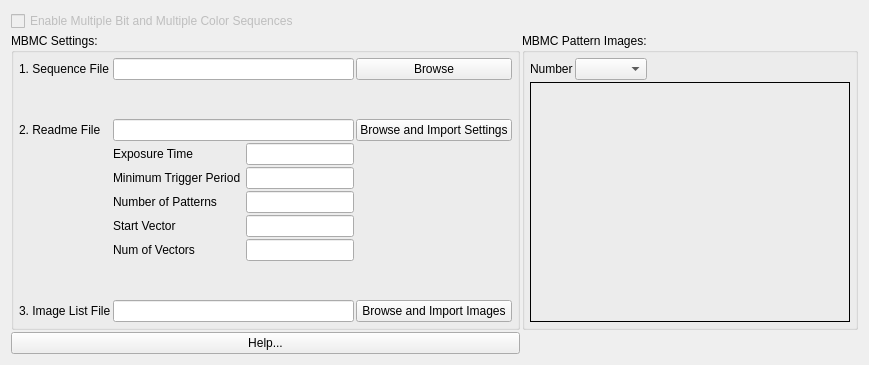
            <widget class="QWidget" name="tab_2">
             <attribute name="title">
              <string>Multiple Bit and Multiple Color Sequence Settings</string>
             </attribute>
             <layout class="QGridLayout" name="gridLayout_29">
              <item row="0" column="1">
               <spacer name="horizontalSpacer_5">
                <property name="orientation">
                 <enum>Qt::Horizontal</enum>
                </property>
                <property name="sizeType">
                 <enum>QSizePolicy::MinimumExpanding</enum>
                </property>
                <property name="sizeHint" stdset="0">
                 <size>
                  <width>0</width>
                  <height>20</height>
                 </size>
                </property>
               </spacer>
              </item>
              <item row="0" column="0" rowspan="2">
               <layout class="QGridLayout" name="gridLayout_7">
                <property name="spacing">
                 <number>2</number>
                </property>
                <item row="3" column="0">
                 <widget class="QPushButton" name="getMBMCSeqHelp">
                  <property name="text">
                   <string>Help...</string>
                  </property>
                 </widget>
                </item>
                <item row="1" column="0">
                 <widget class="QGroupBox" name="groupBox_MBMCSettings">
                  <property name="sizePolicy">
                   <sizepolicy hsizetype="Preferred" vsizetype="MinimumExpanding">
                    <horstretch>0</horstretch>
                    <verstretch>0</verstretch>
                   </sizepolicy>
                  </property>
                  <property name="title">
                   <string>MBMC Settings:</string>
                  </property>
                  <layout class="QVBoxLayout" name="verticalLayout_15">
                   <property name="spacing">
                    <number>2</number>
                   </property>
                   <property name="leftMargin">
                    <number>5</number>
                   </property>
                   <property name="topMargin">
                    <number>5</number>
                   </property>
                   <property name="rightMargin">
                    <number>5</number>
                   </property>
                   <property name="bottomMargin">
                    <number>5</number>
                   </property>
                   <item>
                    <layout class="QGridLayout" name="gridLayout_8" columnstretch="0,0,0">
                     <item row="4" column="1">
                      <layout class="QGridLayout" name="gridLayout_28">
                       <property name="spacing">
                        <number>2</number>
                       </property>
                       <item row="4" column="1">
                        <widget class="QLineEdit" name="MBMCSeqNumVec">
                         <property name="sizePolicy">
                          <sizepolicy hsizetype="MinimumExpanding" vsizetype="Fixed">
                           <horstretch>0</horstretch>
                           <verstretch>0</verstretch>
                          </sizepolicy>
                         </property>
                        </widget>
                       </item>
                       <item row="2" column="0">
                        <widget class="QLabel" name="label_15">
                         <property name="text">
                          <string>Number of Patterns</string>
                         </property>
                        </widget>
                       </item>
                       <item row="3" column="1">
                        <widget class="QLineEdit" name="MBMCSeqStartVec">
                         <property name="sizePolicy">
                          <sizepolicy hsizetype="MinimumExpanding" vsizetype="Fixed">
                           <horstretch>0</horstretch>
                           <verstretch>0</verstretch>
                          </sizepolicy>
                         </property>
                        </widget>
                       </item>
                       <item row="0" column="1">
                        <widget class="QLineEdit" name="MBMCReadme_Exposure"/>
                       </item>
                       <item row="1" column="0">
                        <widget class="QLabel" name="label_14">
                         <property name="text">
                          <string>Minimum Trigger Period </string>
                         </property>
                        </widget>
                       </item>
                       <item row="4" column="0">
                        <widget class="QLabel" name="lableVectorCount">
                         <property name="text">
                          <string>Num of Vectors</string>
                         </property>
                        </widget>
                       </item>
                       <item row="3" column="0">
                        <widget class="QLabel" name="lableStartVector">
                         <property name="text">
                          <string>Start Vector</string>
                         </property>
                        </widget>
                       </item>
                       <item row="2" column="1">
                        <widget class="QLineEdit" name="MBMCReadme_Patterns"/>
                       </item>
                       <item row="0" column="0">
                        <widget class="QLabel" name="label_13">
                         <property name="text">
                          <string>Exposure Time</string>
                         </property>
                        </widget>
                       </item>
                       <item row="1" column="1">
                        <widget class="QLineEdit" name="MBMCReadme_MinTriggerPeriod"/>
                       </item>
                      </layout>
                     </item>
                     <item row="6" column="2">
                      <widget class="QPushButton" name="browseMBMCImageList">
                       <property name="text">
                        <string>Browse and Import Images</string>
                       </property>
                      </widget>
                     </item>
                     <item row="6" column="0">
                      <widget class="QLabel" name="label_12">
                       <property name="text">
                        <string>3. Image List File</string>
                       </property>
                      </widget>
                     </item>
                     <item row="3" column="0">
                      <widget class="QLabel" name="label_11">
                       <property name="text">
                        <string>2. Readme File</string>
                       </property>
                      </widget>
                     </item>
                     <item row="3" column="1">
                      <widget class="QLineEdit" name="MBMCReadmeFile"/>
                     </item>
                     <item row="6" column="1">
                      <widget class="QLineEdit" name="MBMCImageList"/>
                     </item>
                     <item row="5" column="0">
                      <spacer name="verticalSpacer_37">
                       <property name="orientation">
                        <enum>Qt::Vertical</enum>
                       </property>
                       <property name="sizeType">
                        <enum>QSizePolicy::MinimumExpanding</enum>
                       </property>
                       <property name="sizeHint" stdset="0">
                        <size>
                         <width>20</width>
                         <height>0</height>
                        </size>
                       </property>
                      </spacer>
                     </item>
                     <item row="1" column="0">
                      <widget class="QLabel" name="label_10">
                       <property name="text">
                        <string>1. Sequence File</string>
                       </property>
                      </widget>
                     </item>
                     <item row="1" column="1">
                      <widget class="QLineEdit" name="MBMCSeqFile">
                       <property name="sizePolicy">
                        <sizepolicy hsizetype="MinimumExpanding" vsizetype="Fixed">
                         <horstretch>0</horstretch>
                         <verstretch>0</verstretch>
                        </sizepolicy>
                       </property>
                      </widget>
                     </item>
                     <item row="1" column="2">
                      <widget class="QPushButton" name="browseMBMCSeq">
                       <property name="text">
                        <string>Browse</string>
                       </property>
                      </widget>
                     </item>
                     <item row="3" column="2">
                      <widget class="QPushButton" name="btnMBMCImport">
                       <property name="text">
                        <string>Browse and Import Settings</string>
                       </property>
                      </widget>
                     </item>
                     <item row="2" column="0">
                      <spacer name="verticalSpacer_16">
                       <property name="orientation">
                        <enum>Qt::Vertical</enum>
                       </property>
                       <property name="sizeType">
                        <enum>QSizePolicy::MinimumExpanding</enum>
                       </property>
                       <property name="sizeHint" stdset="0">
                        <size>
                         <width>20</width>
                         <height>0</height>
                        </size>
                       </property>
                      </spacer>
                     </item>
                    </layout>
                   </item>
                  </layout>
                 </widget>
                </item>
                <item row="2" column="0">
                 <spacer name="verticalSpacer_38">
                  <property name="orientation">
                   <enum>Qt::Vertical</enum>
                  </property>
                  <property name="sizeType">
                   <enum>QSizePolicy::MinimumExpanding</enum>
                  </property>
                  <property name="sizeHint" stdset="0">
                   <size>
                    <width>20</width>
                    <height>0</height>
                   </size>
                  </property>
                 </spacer>
                </item>
                <item row="0" column="0">
                 <widget class="QCheckBox" name="enableCustSeq">
                  <property name="enabled">
                   <bool>false</bool>
                  </property>
                  <property name="text">
                   <string>Enable Multiple Bit and Multiple Color Sequences </string>
                  </property>
                 </widget>
                </item>
                <item row="1" column="1">
                 <widget class="QGroupBox" name="groupBox_MBMCPatterns">
                  <property name="title">
                   <string>MBMC Pattern Images:</string>
                  </property>
                  <layout class="QVBoxLayout" name="verticalLayout_16">
                   <property name="spacing">
                    <number>2</number>
                   </property>
                   <property name="leftMargin">
                    <number>5</number>
                   </property>
                   <property name="topMargin">
                    <number>5</number>
                   </property>
                   <property name="rightMargin">
                    <number>5</number>
                   </property>
                   <property name="bottomMargin">
                    <number>5</number>
                   </property>
                   <item>
                    <layout class="QHBoxLayout" name="horizontalLayout_5">
                     <item>
                      <widget class="QLabel" name="label_9">
                       <property name="text">
                        <string>Number</string>
                       </property>
                      </widget>
                     </item>
                     <item>
                      <widget class="QComboBox" name="comboBox_MBMCPatterns"/>
                     </item>
                     <item>
                      <spacer name="horizontalSpacer_14">
                       <property name="orientation">
                        <enum>Qt::Horizontal</enum>
                       </property>
                       <property name="sizeHint" stdset="0">
                        <size>
                         <width>40</width>
                         <height>20</height>
                        </size>
                       </property>
                      </spacer>
                     </item>
                    </layout>
                   </item>
                   <item>
                    <widget class="QLabel" name="patternView_MBMC">
                     <property name="sizePolicy">
                      <sizepolicy hsizetype="Fixed" vsizetype="Fixed">
                       <horstretch>0</horstretch>
                       <verstretch>0</verstretch>
                      </sizepolicy>
                     </property>
                     <property name="minimumSize">
                      <size>
                       <width>320</width>
                       <height>240</height>
                      </size>
                     </property>
                     <property name="maximumSize">
                      <size>
                       <width>320</width>
                       <height>240</height>
                      </size>
                     </property>
                     <property name="frameShape">
                      <enum>QFrame::Panel</enum>
                     </property>
                     <property name="text">
                      <string/>
                     </property>
                    </widget>
                   </item>
                  </layout>
                 </widget>
                </item>
               </layout>
              </item>
              <item row="2" column="0">
               <spacer name="verticalSpacer_9">
                <property name="orientation">
                 <enum>Qt::Vertical</enum>
                </property>
                <property name="sizeType">
                 <enum>QSizePolicy::MinimumExpanding</enum>
                </property>
                <property name="sizeHint" stdset="0">
                 <size>
                  <width>20</width>
                  <height>0</height>
                 </size>
                </property>
               </spacer>
              </item>
             </layout>
            </widget>
